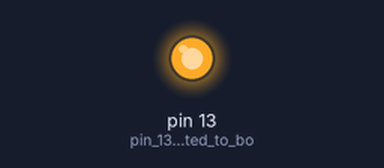
Bench run of a sketch on a simulated Arduino Uno, built with avr-gcc and run on an emulated ATmega328P. Shown: output pins drawn as LEDs (lit = HIGH).

Above: at 0.5 s.
At 3.65 s:
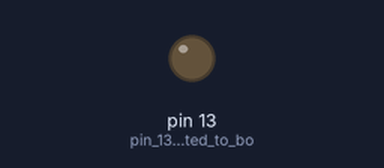
Timing chart, 0 to 4.4 s (numbered marks = the images above):
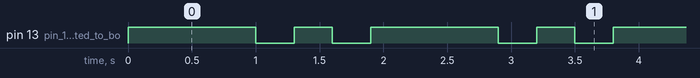

The sketch:

Scaffold.ino
```cpp
void setup()
{
    // put your setup code here, to run once:
    // ... --- ...
    pinMode(13, OUTPUT); // pin 13 is connected to board led
}

void loop()
{
    digitalWrite(13, LOW);
    blink_long();
    blink_short();
}
```

Blink.ino
```cpp
void blink_short()
{
    digitalWrite(13, HIGH);
    delay(300);
    digitalWrite(13, LOW);
    delay(300);
}

void blink_long()
{
    digitalWrite(13, HIGH);
    delay(1000);
    digitalWrite(13, LOW);
    delay(300);
}
```

Measured:
- by itself, pin 13 (pin_13_is_connected_to_bo): repeats every 1.9 s: LOW 0.30 s, HIGH 0.30 s, LOW 0.30 s, HIGH 1.0 s
- by itself, everything shown: repeats every 1.9 s, in 4 steps
